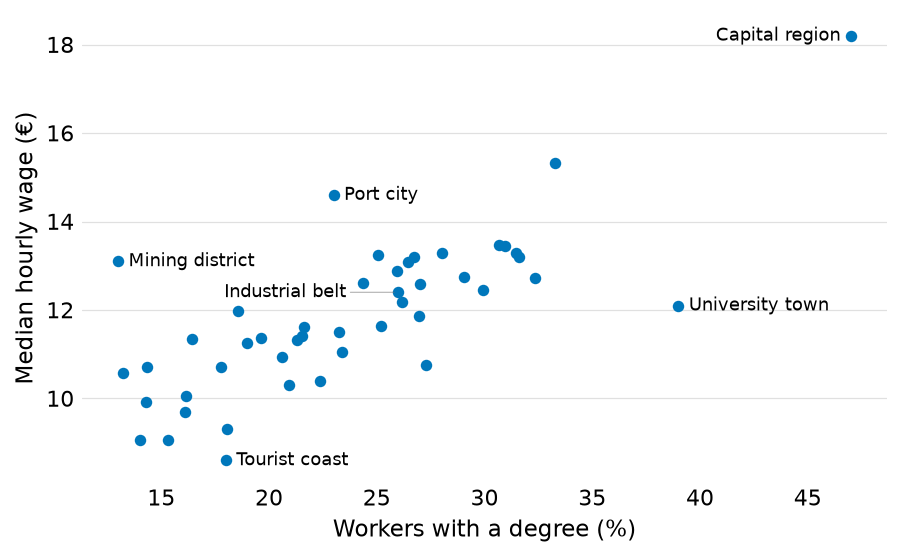

This chart was generated by the following Python code:
"""Scatter with a few points named: each name placed clear of the other
names and of every point, from synthetic data.

    uv run python docs/gallery/named_points.py

Writes named_points.png beside this script and fails if any label overlaps
something or runs off the figure.
"""

from pathlib import Path

import matplotlib.pyplot as plt
import numpy as np

import figtools as ft


def main():
    ft.setup()
    rng = np.random.default_rng(2)

    # Forty regions, wages rising with the share of graduates, and six
    # regions the text discusses: five far off the trend, one in the thick
    # of it.
    degree = rng.uniform(12, 34, 40)
    wage = 7.0 + 0.2 * degree + rng.normal(0, 0.7, 40)
    named = {'Capital region': (47.0, 18.2), 'University town': (39.0, 12.1),
             'Port city': (23.0, 14.6), 'Mining district': (13.0, 13.1),
             'Tourist coast': (18.0, 8.6), 'Industrial belt': (26.0, 12.4)}
    x, y = zip(*named.values())

    fig, ax = plt.subplots(figsize=(5.9, 3.6))
    ax.scatter([*degree, *x], [*wage, *y], s=5.5 ** 2)
    ft.label_points(ax, x, y, list(named))
    ax.set_xlabel('Workers with a degree (%)')
    ax.set_ylabel('Median hourly wage (€)')

    found = ft.collisions(fig)
    if found:
        raise SystemExit(f'named_points: labels collide: {found}')
    fig.savefig(Path(__file__).with_suffix('.png'), dpi=150)


if __name__ == '__main__':
    main()
